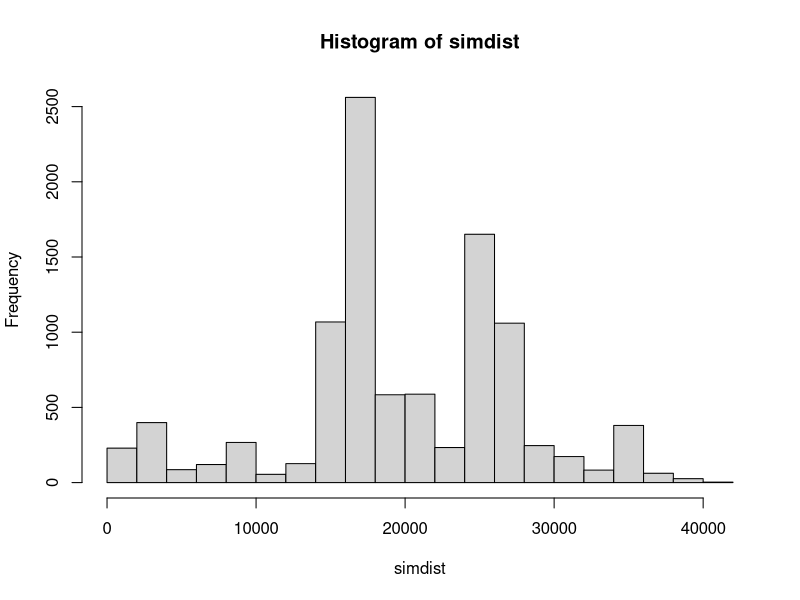

This chart was generated by the following R code:
# SAMPLE DATA
x <- data.frame(case = c("case1", "case2", "case3", "case4", "case5", "case6", "case7"),
                prob = c(0.85, 0.2345, 0.0555, 0.001, 0.35, 0.16, 0.68),
                reve = c(15000, 10000, 5000, 5000, 7000, 2000, 3000),
                stringsAsFactors = FALSE)



# Vector of All Examining Probabilities
p <- x$prob

# Minimum Length (for 10 Success-Failures binomial condition) ----
min.tail <- min(p, 1 - p) # min value of all range of both heads and tails
min.len  <- ceiling(10 / min.tail) # min length to get 10 binom successes

# mean proportion of binomial distribution upon single success P and given len
pDeviate1 <- function(p., len = min.len) {
        
        stopifnot(length(p.) == 1L)
        
        smp <- sample(x       = c(0, 1),
                      size    = len,
                      replace = TRUE,
                      prob    = c(1 - p., p.))
        return(mean(smp))
}


# list of binomial means for given P vector - p distibutions of given length
pMeanDist <- function(pvec, len = 10000) {
        
        distrs <- lapply(seq(length(pvec)), function(n) {
                p <- pvec[n] # single nth probability value (vectorised)
                prop.dist <- replicate(len, pDeviate1(p. = p))
                return(prop.dist)
        })
        
        stopifnot(length(distrs) == length(pvec))
        names(distrs) <- pvec
        return(distrs)
}

# names(pdists) <- x$prob # 


# VECTOR OF SIMULATED BINARY OUTCOMES UPON SINGLE RANDOM SUCCESS PROBABILITY
# FROM EACH DISTRIBUTION OF PROBABILITIES 
binarySim <- function(distr.p) {
        
        # take by 1 random value from each distribution (for each probability)
        rand.each1 <- vapply(distr.p, function(x) sample(x, 1), numeric(1))
        
        # 1 sample from each dist as "success probability" for binary simulation
        bin.sim <- vapply(rand.each1, function(b) {
                sample(x       = c(0, 1),
                       size    = 1,
                       replace = TRUE,
                       prob    = c(1 - b, b))
                }, 
                numeric(1))
        
        stopifnot(length(distr.p) == length(bin.sim))
        return(bin.sim)
}


# SIMULATED TOTAL REVENUE DISTRIBUTION
pvalDist <- function(pvec, valvec = x$reve, rep = 10000) {
        
        pmeandist <- pMeanDist(pvec = pvec)
        stopifnot(length(pmeandist) == length(valvec))
        
        rsim <- replicate(rep, {
                # Apply each binary outcome to related revenue
                rev <- sum(valvec * binarySim(pmeandist))
                return(rev)
        })
        
        stopifnot(length(rsim) == rep)
        return(rsim)
}



simdist <- pvalDist(pvec = x$prob, valvec = x$reve, rep = 10000)
hist(simdist)